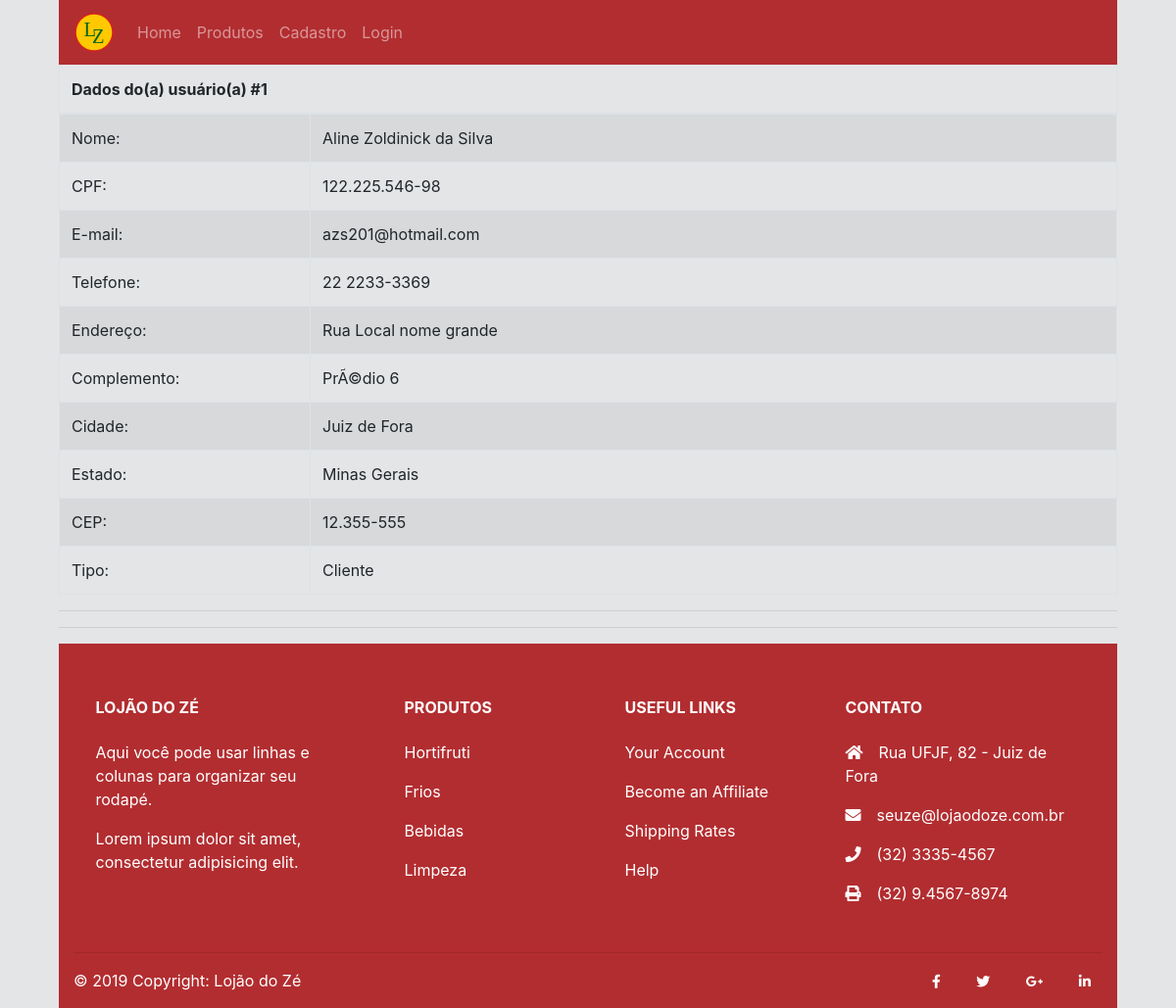
The page /detalheUsuario.php?id=1 on the database its author committed.
### tables this page shows
CREATE TABLE IF NOT EXISTS `usuarios` (
  `id` int(11) NOT NULL AUTO_INCREMENT,
  `email` text NOT NULL,
  `senha` text NOT NULL,
  `nome` text NOT NULL,
  `telefone` text NOT NULL,
  `cpf` varchar(11) NOT NULL,
  `cnpj` varchar(14) NOT NULL,
  `endereco` text NOT NULL,
  `complemento` text,
  `cidade` text NOT NULL,
  `estado` text NOT NULL,
  `cep` text NOT NULL,
  `tipo` tinyint(1) NOT NULL DEFAULT '0' COMMENT '0=cliente, 1=func, 2=admin',
  `cargo_funcionario` text NOT NULL,
  `salario_funcionario` float NOT NULL,
  `data_entrada_funcionario` date NOT NULL,
  `num_identificacao_funcionario` int(11) NOT NULL,
  PRIMARY KEY (`id`)
);

### detalheUsuario.php (the view, shortened to what this page needs)
<!DOCTYPE html>
<html>
<head>
    <link rel="stylesheet" href="publico/css/bootstrap.min.css">
    <link rel="stylesheet" href="https://use.fontawesome.com/releases/v5.8.2/css/all.css">
    <link rel="stylesheet" href="publico/css/estilo.css">
</head>
<?php
    include "header.php";
?>
<body>
<?php
    include_once('conexao.php');
    $sql =  "SELECT id, nome, cpf, email, telefone, endereco, complemento, cidade, estado, cep, tipo ";
    $sql .= "FROM usuarios ";
    $sql .= "WHERE id=" . $_GET["id"];
    $resultado = mysqli_query($conexao, $sql) or die($conexao->error);
    $row = mysqli_fetch_array($resultado);
    $t="Administrador";
    if(!$row["tipo"]) {
        $t="Cliente" ;
    } else {
        $t="Administrador";
    }
    function aplicaMascara($texto, $formato)
    {
        $len = strlen($formato);
        $ret = "";
        $pos = 0;
        for($i=0; $i<$len; $i++)
        {
            $chr = substr($formato, $i, 1);
            if($chr == '#')
            {
                if($pos <= strlen($texto)){
                    $ret .= substr($texto, $pos, 1);
                } else {
                    $ret .= " ";
                }
                $pos++;
            } else {
                $ret .= $chr;
            }
        }
        return $ret;
    }
    function aplicaMascaraTelefone($telefone)
    {
        $len = strlen($telefone);
        if($len <= 10)
        {
            return aplicaMascara($telefone,'## ####-####');
        } else {
            return aplicaMascara($telefone,'## #.####-####');
        }
    }
	?>
	<table class ="table table-striped table-bordered">
        <tbody>
            <thead>
                <tr><th colspan="2" scope="col">Dados do(a) usuário(a) #<?php echo $row['id'];?></th></tr>
            </thead>
            <tr>
                <td class="td-userlist">Nome:</td><td><?php echo $row['nome'];?></td>
            </tr>
            <tr>
                <td class="td-userlist">CPF:</td><td><?php echo aplicaMascara($row['cpf'],'###.###.###-##');?></td>
            </tr>
            <tr>
                <td class="td-userlist">E-mail:</td><td><?php echo $row['email'];?></td>
            </tr>
            <tr>
                <td class="td-userlist">Telefone:</td><td><?php echo aplicaMascaraTelefone($row['telefone']);?></td>
            </tr>
            <tr>
                <td class="td-userlist">Endereço:</td><td><?php echo $row['endereco'];?></td>
            </tr>
            <tr>
                <td class="td-userlist">Complemento:</td><td><?php echo $row['complemento'];?></td>
            </tr>
            <tr>
                <td class="td-userlist">Cidade:</td><td><?php echo $row['cidade'];?></td>
            </tr>
            <tr>
                <td class="td-userlist">Estado:</td><td><?php echo $row['estado'];?></td>
            </tr>
            <tr>
                <td class="td-userlist">CEP:</td><td><?php echo aplicaMascara($row['cep'],'##.###-###');?></td>
            </tr>
            <tr>
                <td class="td-userlist">Tipo:</td><td><?php echo $t;?></td>
            </tr>
	</table>
    <hr>
</body>
<hr>
<?php
    include "footer.php";
?>
</html>

### publico/css/estilo.css (style rules this page uses)
body { margin-left: 5%; margin-right: 5%; font-family: -apple-system, BlinkMacSystemFont, "Segoe UI", Roboto, "Helvetica Neue", Arial, sans-serif, "Apple Color Emoji", "Segoe UI Emoji", "Segoe UI Symbol"; font-size: 1rem; font-weight: 400; line-height: 1.5; color: #212529; text-align: justify; background-color: rgb(227, 229, 231); }
.td-userlist { width : 16em; }

### rows shown on the page
usuarios: id "1", nome "Aline Zoldinick da Silva", cpf "122.225.546-98", email "azs201@hotmail.com", telefone "22 2233-3369", endereco "Rua Local nome grande", complemento "PrÃ©dio 6", cidade "Juiz de Fora", estado "Minas Gerais", cep "12.355-555", tipo "Cliente"
